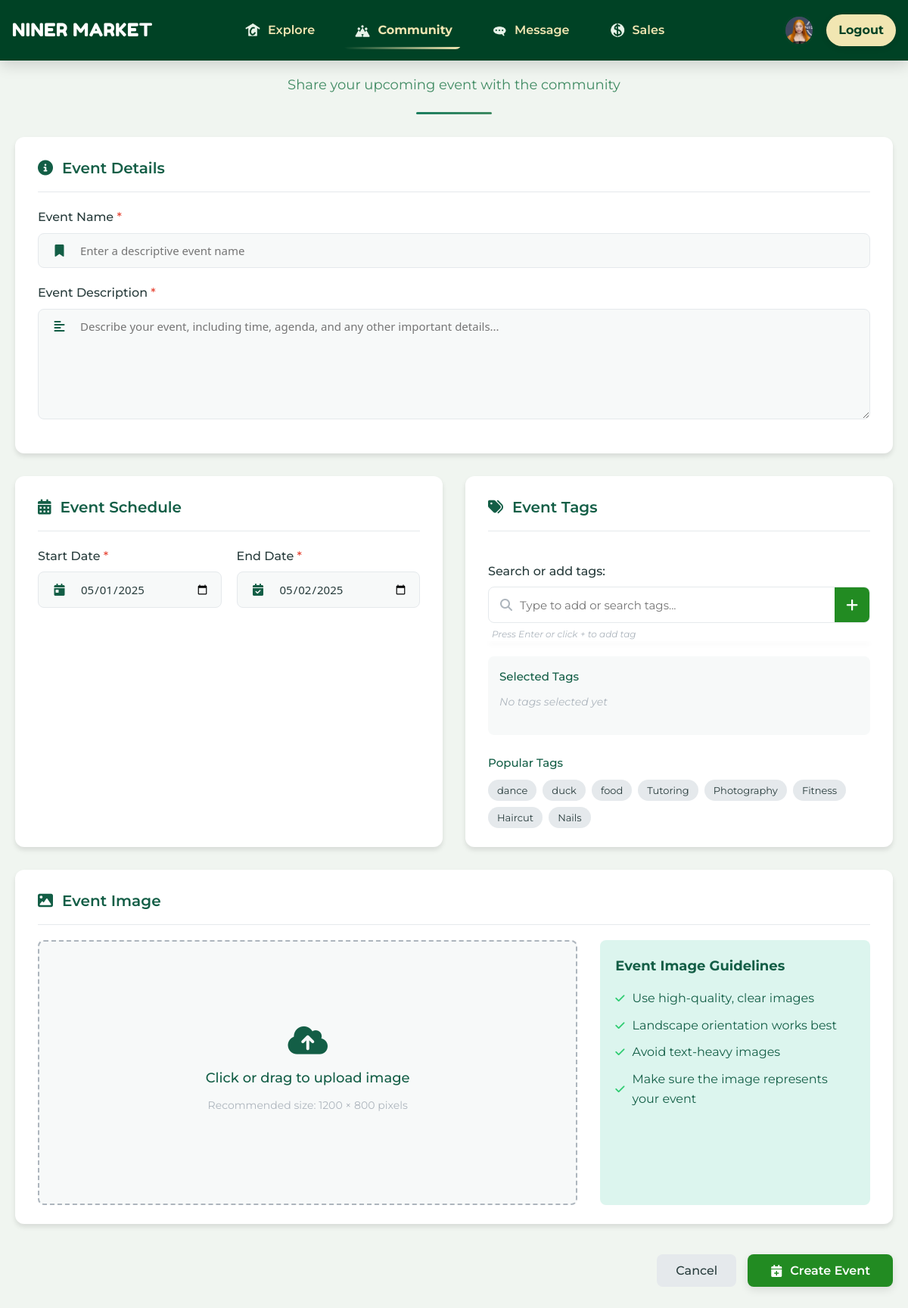
The page /community/create/ (signed in) on the database its author committed.
### base/models.py (models this page shows, shortened)
class User(AbstractBaseUser, PermissionsMixin):
    email = models.EmailField(unique=True)
    first_name = models.CharField(max_length=30)
    last_name = models.CharField(max_length=30)
    profile_pic = models.ImageField(
        upload_to='static/images/profile_pics',
        null=True,
        blank=True,
        default='profile_pics/uncc-logo.png'
    )
    is_active = models.BooleanField(default=True)
    is_staff = models.BooleanField(default=False)
    objects = CustomUserManager()
    USERNAME_FIELD = 'email'
    REQUIRED_FIELDS = ['first_name', 'last_name']

### base/views.py (the view, shortened to what this page needs)
# urls.py: path('community/create/', views.create_post, name='create-post'),
@login_required
def create_post(request):
    all_tags = Tag.objects.all()
    return render(request, 'base/create_post.html', {'all_tags': all_tags})

### base/templates/base/create_post.html (shortened to what this page needs)
<!DOCTYPE html>
{% load static %}
<html lang="en">
<head>
  <link rel="stylesheet" href="{% static 'css/create_post.css' %}">
  <link rel="stylesheet" href="https://cdnjs.cloudflare.com/ajax/libs/font-awesome/6.4.0/css/all.min.css">
</head>
<body>
  {% include 'navbar.html' %}
  <div class="page-container">
    <div class="header-section">
      <h1>Create New Event</h1>
      <p class="subtitle">Share your upcoming event with the community</p>
    </div>
    <div class="create-form-container">
      <form method="POST" enctype="multipart/form-data" class="create-form">
        <div class="form-section main-info">
          <div class="section-header">
            <i class="fas fa-info-circle"></i>
            <h2>Event Details</h2>
          </div>
          <div class="field-group">
            <label for="title" class="required">Event Name</label>
            <div class="input-wrapper">
              <i class="fas fa-bookmark"></i>
              <input type="text" name="title" id="title" placeholder="Enter a descriptive event name" required>
            </div>
          </div>
          <div class="field-group">
            <label for="description" class="required">Event Description</label>
            <div class="input-wrapper textarea-wrapper">
              <i class="fas fa-align-left"></i>
              <textarea name="description" id="description" rows="6" placeholder="Describe your event, including time, agenda, and any other important details..." required></textarea>
            </div>
          </div>
        </div>
        <div class="two-column-section">
          <div class="form-section date-section">
            <div class="section-header">
              <i class="fas fa-calendar-alt"></i>
              <h2>Event Schedule</h2>
            </div>
            <div class="date-fields">
              <div class="field-group">
                <label for="start_date" class="required">Start Date</label>
                <div class="input-wrapper">
                  <i class="fas fa-calendar-day"></i>
                  <input type="date" name="start_date" id="start_date" required>
                </div>
              </div>
              <div class="field-group">
                <label for="end_date" class="required">End Date</label>
                <div class="input-wrapper">
                  <i class="fas fa-calendar-check"></i>
                  <input type="date" name="end_date" id="end_date" required>
                </div>
              </div>
            </div>
          </div>
          <div class="form-section tag-section-container">
            <div class="section-header">
              <i class="fas fa-tags"></i>
              <h2>Event Tags</h2>
            </div>
            <div class="tag-input-area">
              <label for="tag-search" class="tag-input-label">Search or add tags:</label>
              <div class="tag-search-wrapper">
                <i class="fas fa-search search-icon"></i>
                <input type="text" id="tag-search" placeholder="Type to add or search tags...">
                <button type="button" id="add-tag-btn" title="Add tag (Alt+A)">
                  <i class="fas fa-plus"></i>
                </button>
              </div>
              <div class="input-hint">Press Enter or click + to add tag</div>
              <div class="tag-suggestions" id="tag-suggestions">
              </div>
            </div>
            <div class="selected-tags-container">
              <h3>Selected Tags</h3>
              <div class="selected-tags" id="selected-tags-display">
              </div>
            </div>
            <div class="popular-tags">
              <h3>Popular Tags</h3>
              <div class="popular-tags-list">
                {% for tag in all_tags|slice:":8" %}
                  <button type="button" class="quick-tag-btn"
                          data-tag="{{ tag.name }}"
                          data-count="{{ tag.count|default:0 }}">
                    {{ tag.name }}
                  </button>
                {% endfor %}
              </div>
            </div>
          </div>
        </div>
        <div class="form-section image-section">
          <div class="section-header">
            <i class="fas fa-image"></i>
            <h2>Event Image</h2>
          </div>
          <div class="image-upload-area">
            <div class="image-upload-container">
              <label for="image-upload" class="image-box" id="image-preview-box">
                <div id="upload-text">
                  <i class="fas fa-cloud-upload-alt"></i>
                  <span>Click or drag to upload image</span>
                  <span class="upload-hint">Recommended size: 1200 × 800 pixels</span>
                </div>
              </label>
            </div>
            <div class="image-info">
              <h3>Event Image Guidelines</h3>
              <ul>
                <li><i class="fas fa-check"></i> Use high-quality, clear images</li>
                <li><i class="fas fa-check"></i> Landscape orientation works best</li>
                <li><i class="fas fa-check"></i> Avoid text-heavy images</li>
                <li><i class="fas fa-check"></i> Make sure the image represents your event</li>
              </ul>
            </div>
          </div>
        </div>
        <div class="form-actions">
          <button type="button" class="cancel-btn">Cancel</button>
          <button type="submit" class="submit-btn">
            <i class="fas fa-calendar-plus"></i>
            Create Event
          </button>
        </div>
      </form>
    </div>
  </div>
</body>
</html>

### templates/navbar.html (shortened to what this page needs)
<!DOCTYPE html>
{% load static %}
<html lang="en">
<head>
    <link rel='stylesheet' href="{% static 'css/navbar.css' %}">
</head>
<body>
<div class="navbar">
    <div class="nav-left">
        <a href="{% url 'home' %}" class="logo">
            NINER MARKET
        </a>
    </div>
    <div class="nav-center">
        <div class="nav-icons" id="navMenu">
            <a href="{% url 'explore' %}" class="{% if request.path == '/explore/' %}active{% endif %}">
                <img src="{% static 'images/Home.png' %}" alt="explore"> Explore
            </a>
            <a href="{% url 'community' %}" class="{% if request.path == '/community/' %}active{% endif %}">
                <img src="{% static 'images/Community.png' %}" alt="community"> Community
            </a>
            <a href="{% url 'message' %}" class="{% if request.path == '/messages/' %}active{% endif %}">
                <img src="{% static 'images/Message.png' %}" alt="messages"> Message
            </a>
            <a href="{% url 'sales' %}" class="{% if request.path == '/sales/' %}active{% endif %}">
                <img src="{% static 'images/Sales.png' %}" alt="create listings"> Sales
            </a>
        </div>
    </div>
    <div class="nav-right">
        {% if user.is_authenticated %}
            <div class="desktop-buttons">
                <a href="{% url 'profile' %}" class="profile-icon">
                    <img src="{% if user.profile_pic %}{{ user.profile_pic.url }}{% else %}{% static 'images/emptyuserprofile.jpg' %}{% endif %}"
                         alt="Profile" class="nav-profile-pic">
                </a>
                <a href="{% url 'logout' %}" class="desktop-login">Logout</a>
            </div>
        {% else %}
            <a href="{% url 'login' %}" class="desktop-login">Login/Signup</a>
        {% endif %}
    </div>
</div>
</body>
</html>

### static/css/navbar.css (style rules this page uses)
:root { --color-main: #004225; --color-light-main: #00532e; --color-accent: #F1E6B2; --color-hover: #A49665; --color-white: #ffffff; --color-bg: #f0f5f0; --shadow-sm: 0 4px 12px rgba(0, 0, 0, 0.1); --shadow-md: 0 6px 18px rgba(0, 0, 0, 0.15); --transition-fast: 0.2s ease; --transition-medium: 0.3s ease; --transition-slow: 0.5s ease; }
* { margin: 0; padding: 0; box-sizing: border-box; font-family: "Montserrat", "Baloo 2", sans-serif; }
html { font-size: 62.5%; scroll-behavior: smooth; }
body { background: var(--color-bg); font-size: 1.6rem; min-height: 100vh; }
img { max-width: 100%; display: block; }
a { color: inherit; text-decoration: none; }
.navbar { position: fixed; top: 0; left: 0; right: 0; width: 100%; background-color: var(--color-main); padding: 0.75rem 1.6rem; display: flex; align-items: center; justify-content: space-between; box-shadow: var(--shadow-sm); z-index: 1000; height: 80px; flex-wrap: nowrap; transition: box-shadow var(--transition-medium), transform var(--transition-medium); border-radius: 0; }
.logo { font-family: "Fredoka One", cursive; font-size: 2.4rem; color: var(--color-white); letter-spacing: 0.5px; position: relative; overflow: hidden; transition: color var(--transition-medium), transform var(--transition-medium); }
.logo::after { content: ''; position: absolute; bottom: 0; left: 0; width: 0; height: 2px; background-color: var(--color-accent); transition: width var(--transition-medium); }
.nav-left { flex: 1; display: flex; align-items: center; }
.nav-center { flex: 2; display: flex; justify-content: center; align-items: center; }
.nav-right { flex: 1; display: flex; justify-content: flex-end; align-items: center; position: relative; }
.nav-icons { display: flex; align-items: center; gap: 2.4rem; }
.nav-icons a { color: var(--color-accent); font-weight: 600; padding: 1.2rem 1.6rem; border-radius: 8px; transition: all var(--transition-medium); display: flex; align-items: center; gap: 1rem; font-size: 1.6rem; position: relative; overflow: hidden; }
.nav-icons a::before { content: ''; position: absolute; bottom: 0; left: 50%; width: 0; height: 3px; background-color: var(--color-accent); transition: width var(--transition-medium), left var(--transition-medium); opacity: 0; }
.nav-icons a.active { font-weight: bold; position: relative; }
.nav-icons a.active::after { content: ''; position: absolute; bottom: 0; left: 0; width: 100%; height: 3px; background: linear-gradient(90deg, var(--color-main), var(--color-accent), var(--color-main)); background-size: 200% 200%; animation: gradientMove 3s ease infinite; }
.nav-icons img { width: 2rem; height: 2rem; transition: transform var(--transition-medium); }
.desktop-buttons { display: flex; align-items: center; gap: 1.6rem; }
.profile-icon { display: flex; align-items: center; justify-content: center; width: 4rem; height: 4rem; border-radius: 50%; background-color: rgba(255, 255, 255, 0.1); transition: all var(--transition-medium); }
.desktop-login, .mobile-login, .mobile-profile { color: var(--color-accent) !important; }
.desktop-login { display: flex; background-color: var(--color-accent); color: var(--color-main) !important; padding: 0.8rem 1.6rem; border: none; border-radius: 999px; font-weight: bold; transition: all var(--transition-medium); max-width: 100%; box-shadow: 0 2px 8px rgba(0, 0, 0, 0.1); }
.nav-profile-pic { width: 40px; height: 40px; border-radius: 50%; object-fit: cover; border: 2px solid var(--color-main); transition: transform 0.2s ease; }

### rows shown on the page
User: profile_pic (picture)
Tag: name "dance"
Tag: name "duck"
Tag: name "food"
Tag: name "Tutoring"
Tag: name "Photography"
Tag: name "Fitness"
Tag: name "Haircut"
Tag: name "Nails"
